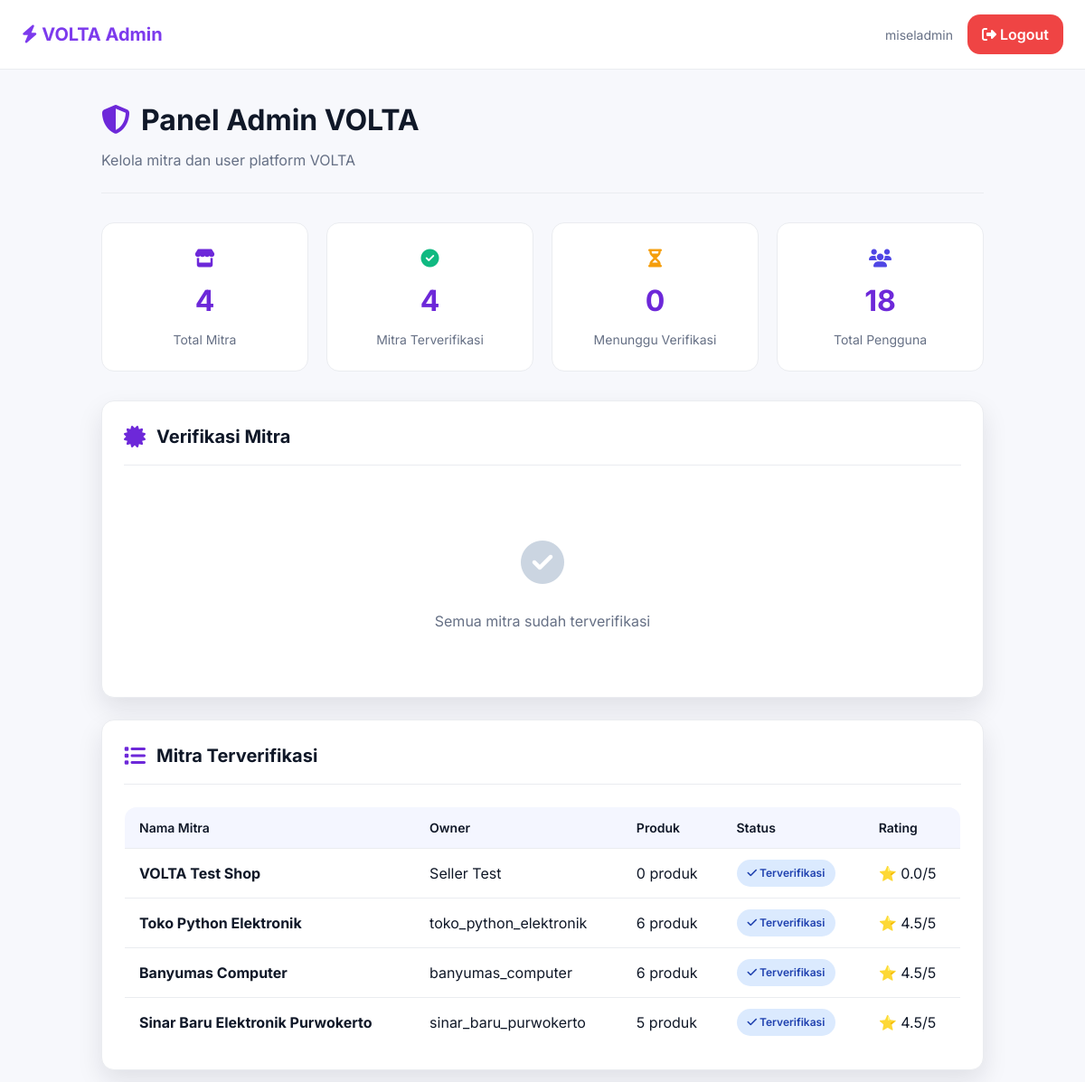
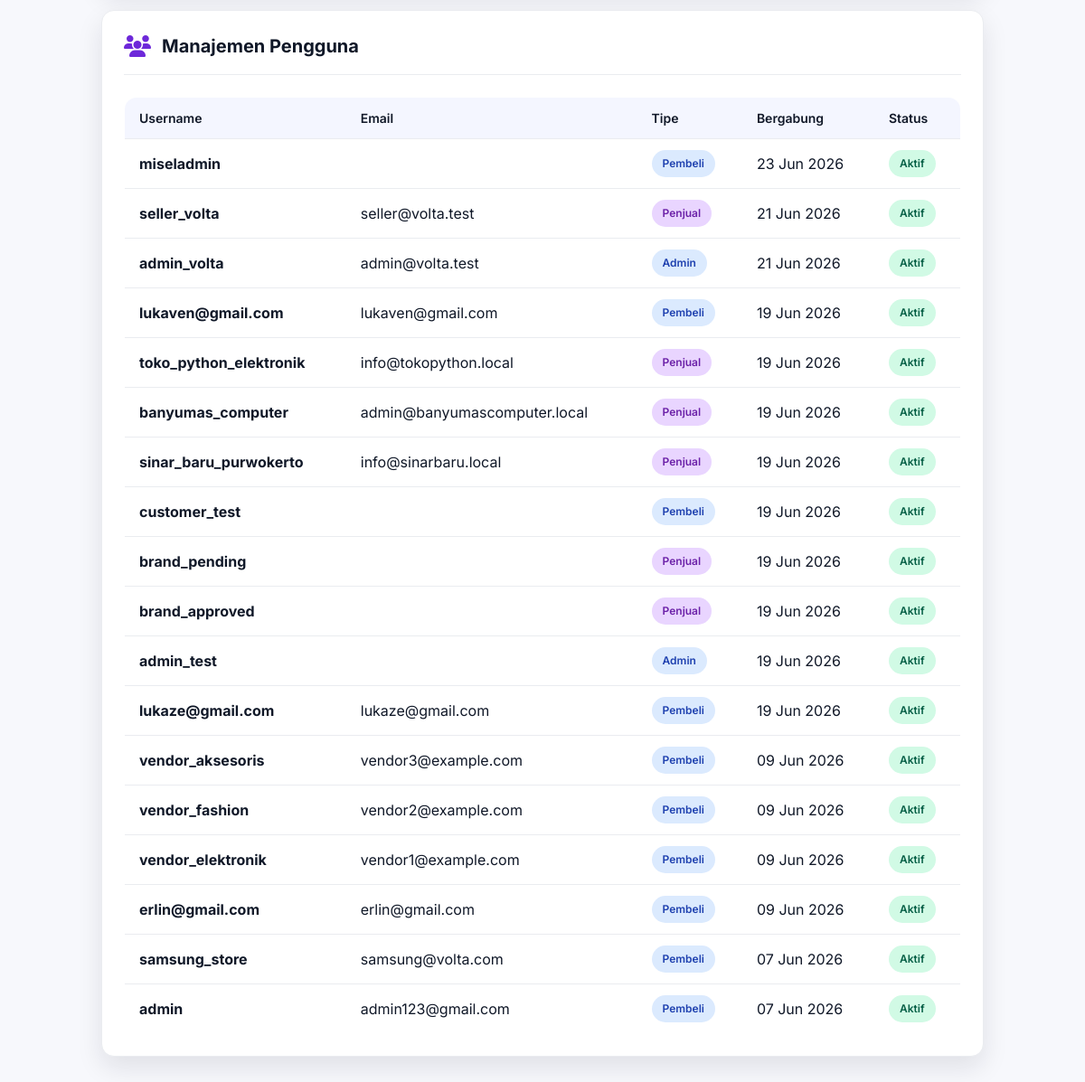
Page /brand-admin/ (signed in) on the committed database (2 pictures, top to bottom).
### users/models.py (models this page shows, shortened)
class User(AbstractUser):
    ROLE_CHOICES = (
        ('admin', 'Administrator'),
        ('brand', 'Brand/Vendor'),
        ('customer', 'Customer'),
    )
    user_id = models.AutoField(primary_key=True)
    role = models.CharField(
        max_length=20,
        choices=ROLE_CHOICES,
        default='customer',
        help_text="Role pengguna dalam sistem (admin, brand, atau customer)"
    )
    full_name = models.CharField(
        max_length=255,
        blank=True,
        null=True,
        help_text="Nama lengkap pengguna"
    )
    phone = models.CharField(
        max_length=20,
        blank=True,
        null=True,
        unique=True,
        help_text="Nomor telepon kontak pengguna"
    )
    address_street = models.TextField(
        blank=True,
        null=True,
        help_text="Jalan dan nomor rumah"
    )
    address_city = models.CharField(
        max_length=100,
        blank=True,
        null=True,
        help_text="Kota/Kabupaten"
    )
    address_province = models.CharField(
        max_length=100,
        blank=True,
        null=True,
        help_text="Provinsi"
    )
    address_postal_code = models.CharField(
        max_length=100,
        blank=True,
        null=True,
        help_text="Kode pos"
    )
    is_active = models.BooleanField(
        default=True,
        help_text="Menunjukkan apakah user ini aktif atau tidak"
    )
    created_at = models.DateTimeField(
        auto_now_add=True,
        help_text="Tanggal dan waktu user dibuat"
    )
    updated_at = models.DateTimeField(
        auto_now=True,
        help_text="Tanggal dan waktu user terakhir diperbarui"
    )
    class Meta:
        verbose_name = _('User')
        verbose_name_plural = _('Users')
        db_table = 'users'
        ordering = ['-created_at']
        indexes = [
            models.Index(fields=['email']),
            models.Index(fields=['role']),
            models.Index(fields=['is_active']),
        ]

### master_products/models.py (models this page shows, shortened)
class Brand(models.Model):
    STATUS_CHOICES = (
        ('pending', 'Pending Approval'),
        ('approved', 'Approved'),
        ('rejected', 'Rejected'),
        ('suspended', 'Suspended'),
    )
    brand_id = models.AutoField(primary_key=True)
    user_id = models.OneToOneField(
        settings.AUTH_USER_MODEL,
        on_delete=models.CASCADE,
        related_name='brand_vendor',
        db_column='user_id',
        help_text="User/vendor yang memiliki brand ini"
    )
    brand_name = models.CharField(
        max_length=255,
        help_text="Nama brand/vendor"
    )
    logo = models.ImageField(
        upload_to='brands/logos/',
        blank=True,
        null=True,
        help_text="Logo brand (rekomendasi: PNG dengan background transparan)"
    )
    description = models.TextField(
        blank=True,
        null=True,
        help_text="Deskripsi detail tentang brand/vendor"
    )
    status = models.CharField(
        max_length=20,
        choices=STATUS_CHOICES,
        default='pending',
        help_text="Status persetujuan brand (pending, approved, rejected, suspended)"
    )
    approved_at = models.DateTimeField(
        blank=True,
        null=True,
        help_text="Tanggal brand disetujui oleh admin"
    )
    approved_by = models.ForeignKey(
        settings.AUTH_USER_MODEL,
        on_delete=models.SET_NULL,
        null=True,
        blank=True,
        related_name='approved_brands',
        db_column='approved_by',
        help_text="Admin yang menyetujui brand ini"
    )
    nib_or_ktp = models.CharField(
        max_length=50,
        unique=True,
        blank=True,
        null=True,
        db_column='nib_or_ktp',
        help_text="Nomor Induk Berusaha (NIB) atau Nomor KTP"
    )
    rating = models.FloatField(
        default=0.0,
        validators=[MinValueValidator(0.0), MaxValueValidator(5.0)],
        db_column='rating',
        help_text="Rating brand dari customer (0.0-5.0)"
    )
    created_at = models.DateTimeField(
        auto_now_add=True,
        help_text="Tanggal brand didaftar"
    )
    updated_at = models.DateTimeField(
        auto_now=True,
        help_text="Tanggal brand terakhir diperbarui"
    )
    class Meta:
        verbose_name = _('Brand')
        verbose_name_plural = _('Brands')
        db_table = 'brands'
        ordering = ['-created_at']
        indexes = [
            models.Index(fields=['status']),
            models.Index(fields=['user_id']),
            models.Index(fields=['created_at']),
        ]

### master_products/views.py (the view)
# urls.py: path('brand-admin/', views.admin_panel_view, name='admin_panel'),
@login_required(login_url='master_products:login')
def admin_panel_view(request):
    if not request.user.is_superuser:
        messages.error(request, '❌ Akses Ditolak! Hanya superuser yang dapat mengakses.')
        return redirect('master_products:product_list')
    total_brands = Brand.objects.count()
    verified_brands = Brand.objects.filter(status='approved').count()
    pending_brands = Brand.objects.filter(status='pending').count()
    pending_verification_brands = Brand.objects.filter(status='pending').select_related('user_id')
    verified_brands_list = Brand.objects.filter(status='approved').select_related('user_id').prefetch_related('products')
    total_users = User.objects.count()
    all_users = User.objects.all().order_by('-date_joined')[:50]
    context = {
        'total_brands': total_brands,
        'verified_brands': verified_brands,
        'pending_brands': pending_brands,
        'pending_verification_brands': pending_verification_brands,
        'verified_brands_list': verified_brands_list,
        'total_users': total_users,
        'all_users': all_users,
    }
    return render(request, 'master_products/admin_panel.html', context)

### master_products/templates/master_products/admin_panel.html (shortened to what this page needs)
<!DOCTYPE html>
<html lang="id">
<head>
    <script src="https://cdn.tailwindcss.com"></script>
    <link rel="stylesheet" href="https://cdnjs.cloudflare.com/ajax/libs/font-awesome/6.4.0/css/all.min.css">
</head>
<body>
    <div class="navbar">
        <a href="#" class="navbar-brand">
            <i class="fas fa-bolt"></i> VOLTA Admin
        </a>
        <div style="display: flex; align-items: center; gap: 16px;">
            <span style="font-size: 14px; color: var(--muted);">{{ user.username }}</span>
            <a href="{% url 'master_products:logout' %}" class="btn-logout">
                <i class="fas fa-sign-out-alt"></i> Logout
            </a>
        </div>
    </div>
    <div class="container">
        <div class="page-header">
            <h1 class="page-title"><i class="fas fa-shield-alt" style="color: var(--primary); margin-right: 12px;"></i>Panel Admin VOLTA</h1>
            <p class="page-subtitle">Kelola mitra dan user platform VOLTA</p>
        </div>
        <div class="stats-grid">
            <div class="stat-card">
                <div style="font-size: 20px; margin-bottom: 8px;"><i class="fas fa-store" style="color: var(--primary);"></i></div>
                <div class="stat-value">{{ total_brands }}</div>
                <div class="stat-label">Total Mitra</div>
            </div>
            <div class="stat-card">
                <div style="font-size: 20px; margin-bottom: 8px;"><i class="fas fa-check-circle" style="color: var(--success);"></i></div>
                <div class="stat-value">{{ verified_brands }}</div>
                <div class="stat-label">Mitra Terverifikasi</div>
            </div>
            <div class="stat-card">
                <div style="font-size: 20px; margin-bottom: 8px;"><i class="fas fa-hourglass-half" style="color: #f59e0b;"></i></div>
                <div class="stat-value">{{ pending_brands }}</div>
                <div class="stat-label">Menunggu Verifikasi</div>
            </div>
            <div class="stat-card">
                <div style="font-size: 20px; margin-bottom: 8px;"><i class="fas fa-users" style="color: var(--accent);"></i></div>
                <div class="stat-value">{{ total_users }}</div>
                <div class="stat-label">Total Pengguna</div>
            </div>
        </div>
        <div class="card">
            <div class="card-header">
                <i class="fas fa-certificate card-icon"></i>
                <div class="card-title">Verifikasi Mitra</div>
            </div>
            {% if pending_verification_brands %}
                <table>
                    <thead>
                        <tr>
                            <th>Nama Mitra</th>
                            <th>Kontak</th>
                            <th>Status</th>
                            <th>Tanggal Daftar</th>
                            <th>Aksi</th>
                        </tr>
                    </thead>
                    <tbody>
                        {% for brand in pending_verification_brands %}
                            <tr>
                                <td>
                                    <strong>{{ brand.brand_name }}</strong>
                                </td>
                                <td>{{ brand.user_id.email }}</td>
                                <td>
                                    <span class="badge badge-pending">
                                        <i class="fas fa-hourglass-half"></i> Menunggu
                                    </span>
                                </td>
                                <td>{{ brand.created_at|date:"d M Y" }}</td>
                                <td style="display: flex; gap: 8px;">
                                    <form method="POST" action="{% url 'master_products:admin_verify_brand' brand.brand_id %}" style="display: inline;">
                                        {% csrf_token %}
                                        <button type="submit" class="btn-primary" style="padding: 6px 12px; font-size: 12px;">
                                            <i class="fas fa-check"></i> Verifikasi
                                        </button>
                                    </form>
                                    <form method="POST" action="{% url 'master_products:admin_reject_brand' brand.brand_id %}" style="display: inline;">
                                        {% csrf_token %}
                                        <button type="submit" class="btn-secondary" style="padding: 6px 12px; font-size: 12px; color: var(--danger); border-color: var(--danger);">
                                            <i class="fas fa-times"></i> Tolak
                                        </button>
                                    </form>
                                </td>
                            </tr>
                        {% endfor %}
                    </tbody>
                </table>
            {% else %}
                <div class="empty-state">
                    <div class="empty-icon"><i class="fas fa-check-circle"></i></div>
                    <p>Semua mitra sudah terverifikasi</p>
                </div>
            {% endif %}
        </div>
        <div class="card">
            <div class="card-header">
                <i class="fas fa-list card-icon"></i>
                <div class="card-title">Mitra Terverifikasi</div>
            </div>
            {% if verified_brands_list %}
                <table>
                    <thead>
                        <tr>
                            <th>Nama Mitra</th>
                            <th>Owner</th>
                            <th>Produk</th>
                            <th>Status</th>
                            <th>Rating</th>
                        </tr>
                    </thead>
                    <tbody>
                        {% for brand in verified_brands_list %}
                            <tr>
                                <td><strong>{{ brand.brand_name }}</strong></td>
                                <td>{{ brand.user_id.get_full_name|default:brand.user_id.username }}</td>
                                <td>{{ brand.products.count }} produk</td>
                                <td><span class="badge badge-verified"><i class="fas fa-check"></i> Terverifikasi</span></td>
                                <td>⭐ {{ brand.rating|floatformat:1 }}/5</td>
                            </tr>
                        {% endfor %}
                    </tbody>
                </table>
            {% else %}
                <div class="empty-state">
                    <div class="empty-icon"><i class="fas fa-store"></i></div>
                    <p>Tidak ada mitra terverifikasi</p>
                </div>
            {% endif %}
        </div>
        <div class="card">
            <div class="card-header">
                <i class="fas fa-users card-icon"></i>
                <div class="card-title">Manajemen Pengguna</div>
            </div>
            {% if all_users %}
                <table>
                    <thead>
                        <tr>
                            <th>Username</th>
                            <th>Email</th>
                            <th>Tipe</th>
                            <th>Bergabung</th>
                            <th>Status</th>
                        </tr>
                    </thead>
                    <tbody>
                        {% for user in all_users %}
                            <tr>
                                <td><strong>{{ user.username }}</strong></td>
                                <td>{{ user.email }}</td>
                                <td>
                                    {% if user.role == 'admin' %}
                                        <span class="badge badge-verified">Admin</span>
                                    {% elif user.role == 'brand' %}
                                        <span class="badge" style="background: #e9d5ff; color: #6b21a8;">Penjual</span>
                                    {% else %}
                                        <span class="badge" style="background: #dbeafe; color: #1e40af;">Pembeli</span>
                                    {% endif %}
                                </td>
                                <td>{{ user.date_joined|date:"d M Y" }}</td>
                                <td>
                                    {% if user.is_active %}
                                        <span class="badge badge-active">Aktif</span>
                                    {% else %}
                                        <span class="badge badge-pending">Nonaktif</span>
                                    {% endif %}
                                </td>
                            </tr>
                        {% endfor %}
                    </tbody>
                </table>
            {% else %}
                <div class="empty-state">
                    <div class="empty-icon"><i class="fas fa-users"></i></div>
                    <p>Tidak ada pengguna</p>
                </div>
            {% endif %}
        </div>
    </div>
</body>
</html>

### rows in the picture
User: username "miseladmin", role "Pembeli", date_joined "23 Jun 2026", is_active "Aktif"
Brand: brand_name "VOLTA Test Shop", user_id.get_full_name "Seller Test", products.count "0", rating "0.0"
Brand: brand_name "Toko Python Elektronik", user_id.get_full_name "toko_python_elektronik", products.count "6", rating "4.5"
Brand: brand_name "Banyumas Computer", user_id.get_full_name "banyumas_computer", products.count "6", rating "4.5"
Brand: brand_name "Sinar Baru Elektronik Purwokerto", user_id.get_full_name "sinar_baru_purwokerto", products.count "5", rating "4.5"
User: username "seller_volta", email "seller@volta.test", role "Penjual", date_joined "21 Jun 2026", is_active "Aktif"
User: username "admin_volta", email "admin@volta.test", role "Admin", date_joined "21 Jun 2026", is_active "Aktif"
User: username "lukaven@gmail.com", email "lukaven@gmail.com", role "Pembeli", date_joined "19 Jun 2026", is_active "Aktif"
User: username "toko_python_elektronik", email "info@tokopython.local", role "Penjual", date_joined "19 Jun 2026", is_active "Aktif"
User: username "banyumas_computer", email "admin@banyumascomputer.local", role "Penjual", date_joined "19 Jun 2026", is_active "Aktif"
User: username "sinar_baru_purwokerto", email "info@sinarbaru.local", role "Penjual", date_joined "19 Jun 2026", is_active "Aktif"
User: username "customer_test", role "Pembeli", date_joined "19 Jun 2026", is_active "Aktif"
User: username "brand_pending", role "Penjual", date_joined "19 Jun 2026", is_active "Aktif"
User: username "brand_approved", role "Penjual", date_joined "19 Jun 2026", is_active "Aktif"
User: username "admin_test", role "Admin", date_joined "19 Jun 2026", is_active "Aktif"
User: username "lukaze@gmail.com", email "lukaze@gmail.com", role "Pembeli", date_joined "19 Jun 2026", is_active "Aktif"
User: username "vendor_aksesoris", email "vendor3@example.com", role "Pembeli", date_joined "09 Jun 2026", is_active "Aktif"
User: username "vendor_fashion", email "vendor2@example.com", role "Pembeli", date_joined "09 Jun 2026", is_active "Aktif"
User: username "vendor_elektronik", email "vendor1@example.com", role "Pembeli", date_joined "09 Jun 2026", is_active "Aktif"
User: username "erlin@gmail.com", email "erlin@gmail.com", role "Pembeli", date_joined "09 Jun 2026", is_active "Aktif"
User: username "samsung_store", email "samsung@volta.com", role "Pembeli", date_joined "07 Jun 2026", is_active "Aktif"
User: username "admin", email "admin123@gmail.com", role "Pembeli", date_joined "07 Jun 2026", is_active "Aktif"

### other values in the picture
{{ total_brands }} "4"
{{ verified_brands }} "4"
{{ pending_brands }} "0"
{{ total_users }} "18"
